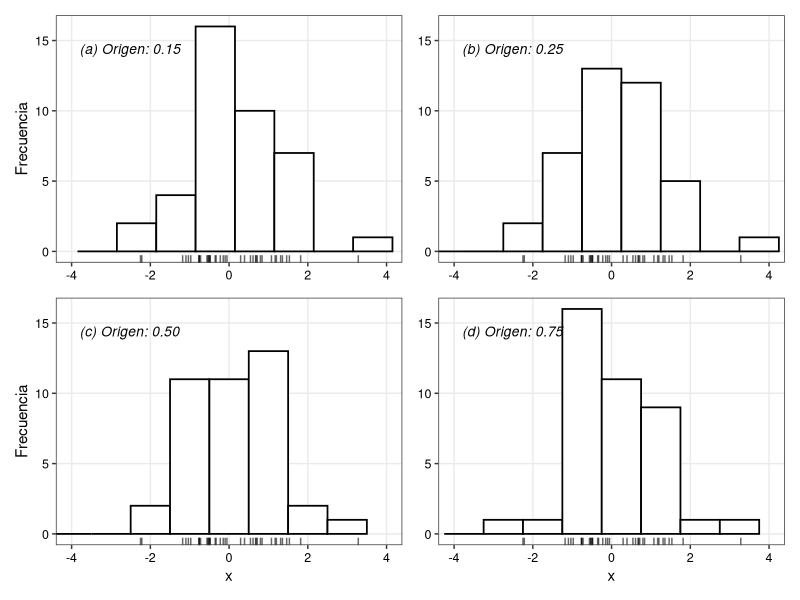
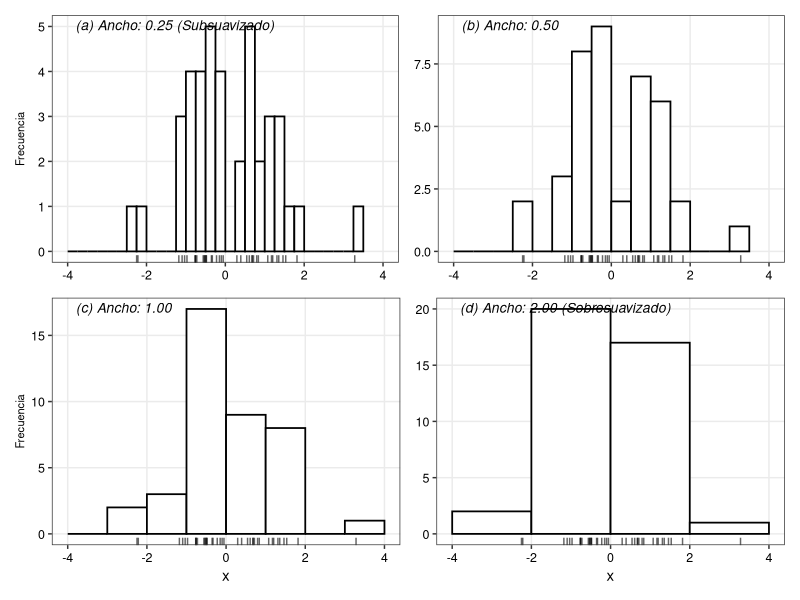

Write R code to recreate these figures, in order.
# ==============================================================================
# DEPENDENCIA DEL HISTOGRAMA AL ANCLA
# ==============================================================================
library(ggplot2)
library(patchwork)

# 1. Simulación de datos
set.seed(2023) 
n <- 40        
datos <- data.frame(x = rnorm(n, mean = 0, sd = 1.2))

# Parámetros globales
h <- 1.0       # Ancho de ventana
y_limit <- 16  # Límite fijo eje Y

# 2. Función de graficado minimalista
plot_clean <- function(data, ancla, label_text) {
  ggplot(data, aes(x = x)) +
    geom_histogram(
      binwidth = h,
      boundary = ancla,
      fill = "white",    
      color = "black",   
      linewidth = 0.6    # CORRECCIÓN: 'linewidth' en lugar de 'size'
    ) +
    # Marcas de los datos en el eje X
    geom_rug(sides = "b", alpha = 0.6, linewidth = 0.5) +
    # Límites fijos para permitir comparación
    coord_cartesian(ylim = c(0, y_limit), xlim = c(-4, 4)) +
    # Etiqueta discreta del ancla
    annotate("text", x = -3.8, y = y_limit * 0.9, 
             label = label_text, hjust = 0, size = 3.5, fontface = "italic") +
    labs(x = NULL, y = NULL) + 
    theme_bw() +
    theme(
      panel.grid.minor = element_blank(),
      panel.grid.major = element_line(color = "grey92"),
      axis.text = element_text(size = 9, color = "black")
    )
}

# 3. Generar los 4 gráficos
p1 <- plot_clean(datos, ancla = 0.15,        label_text = "(a) Origen: 0.15") + labs(y = "Frecuencia")
p2 <- plot_clean(datos, ancla = 0.25,     label_text = "(b) Origen: 0.25")
p3 <- plot_clean(datos, ancla = 0.50,     label_text = "(c) Origen: 0.50") + labs(y = "Frecuencia", x = "x")
p4 <- plot_clean(datos, ancla = 0.75,     label_text = "(d) Origen: 0.75") + labs(x = "x")

# 4. Composición final (2x2)
grafico_final <- (p1 + p2) / (p3 + p4)

# 5. Guardar
ggsave("histograma_ancla.png", plot = grafico_final, width = 7, height = 5, dpi = 300)

# ==============================================================================
# SCRIPT: DEPENDENCIA DEL HISTOGRAMA AL ANCHO DE VENTANA (h)
# ==============================================================================


# 1. Simulación de datos
set.seed(2023) 
n <- 40        # Aumentamos ligeramente n para que el efecto del h pequeño sea visible
datos <- data.frame(x = rnorm(n, mean = 0, sd = 1.2))

# Parámetro fijo
ancla_fija <- 0  # El origen se mantiene constante en todos los gráficos

# 2. Función de graficado
plot_bandwidth <- function(data, h, label_text) {
  ggplot(data, aes(x = x)) +
    geom_histogram(
      binwidth = h,
      boundary = ancla_fija, # Origen fijo
      fill = "white",    
      color = "black",   
      linewidth = 0.6
    ) +
    # Rug plot para ver los datos individuales
    geom_rug(sides = "b", alpha = 0.6, linewidth = 0.5) +
    # Fijamos el eje X para que sean comparables, eje Y libre (pues la frecuencia cambia con h)
    coord_cartesian(xlim = c(-4, 4)) +
    # Etiqueta discreta
    annotate("text", x = -3.8, y = Inf, vjust = 1.5,
             label = label_text, hjust = 0, size = 3.5, fontface = "italic") +
    labs(x = NULL, y = "Frecuencia") + 
    theme_bw() +
    theme(
      panel.grid.minor = element_blank(),
      panel.grid.major = element_line(color = "grey92"),
      axis.text = element_text(size = 9, color = "black"),
      axis.title.y = element_text(size = 8)
    )
}

# 3. Generar 4 gráficos con anchos de ventana progresivos
# Notarás cómo la forma cambia de "ruidosa" a "bloque"
p1 <- plot_bandwidth(datos, h = 0.25, label_text = "(a) Ancho: 0.25 (Subsuavizado)")
p2 <- plot_bandwidth(datos, h = 0.50, label_text = "(b) Ancho: 0.50")
p3 <- plot_bandwidth(datos, h = 1.00, label_text = "(c) Ancho: 1.00")
p4 <- plot_bandwidth(datos, h = 2.00, label_text = "(d) Ancho: 2.00 (Sobresuavizado)")

# 4. Composición final
# Ajustamos las etiquetas de los ejes para que no sean redundantes
p1 <- p1 + labs(x = NULL)
p2 <- p2 + labs(x = NULL, y = NULL)
p3 <- p3 + labs(x = "x")
p4 <- p4 + labs(x = "x", y = NULL)

grafico_final <- (p1 + p2) / (p3 + p4)

# 5. Guardar
ggsave("histograma_ancho.png", plot = grafico_final, width = 7, height = 5, dpi = 300)
